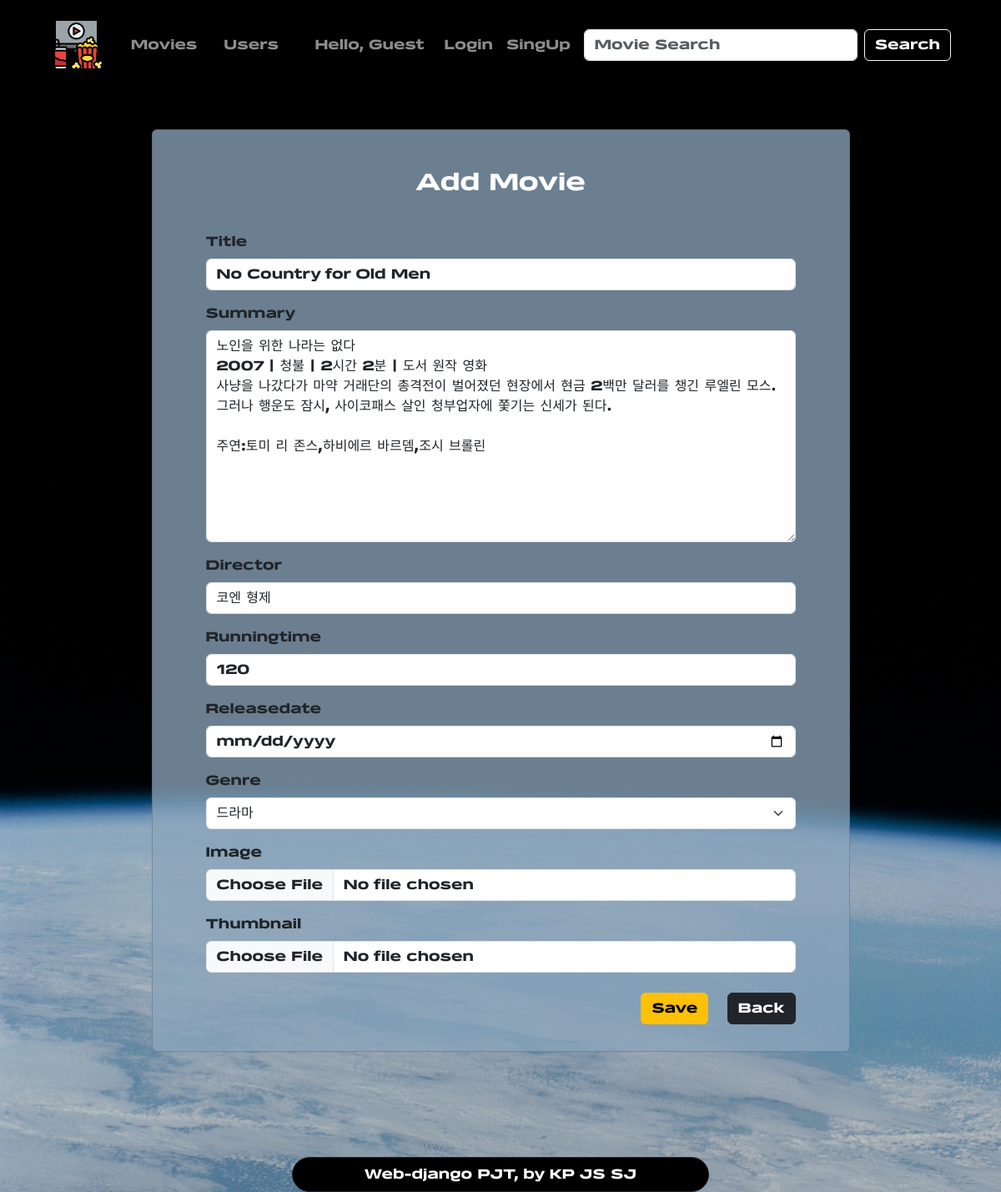
The page /movie/11/update on the database as committed earlier.
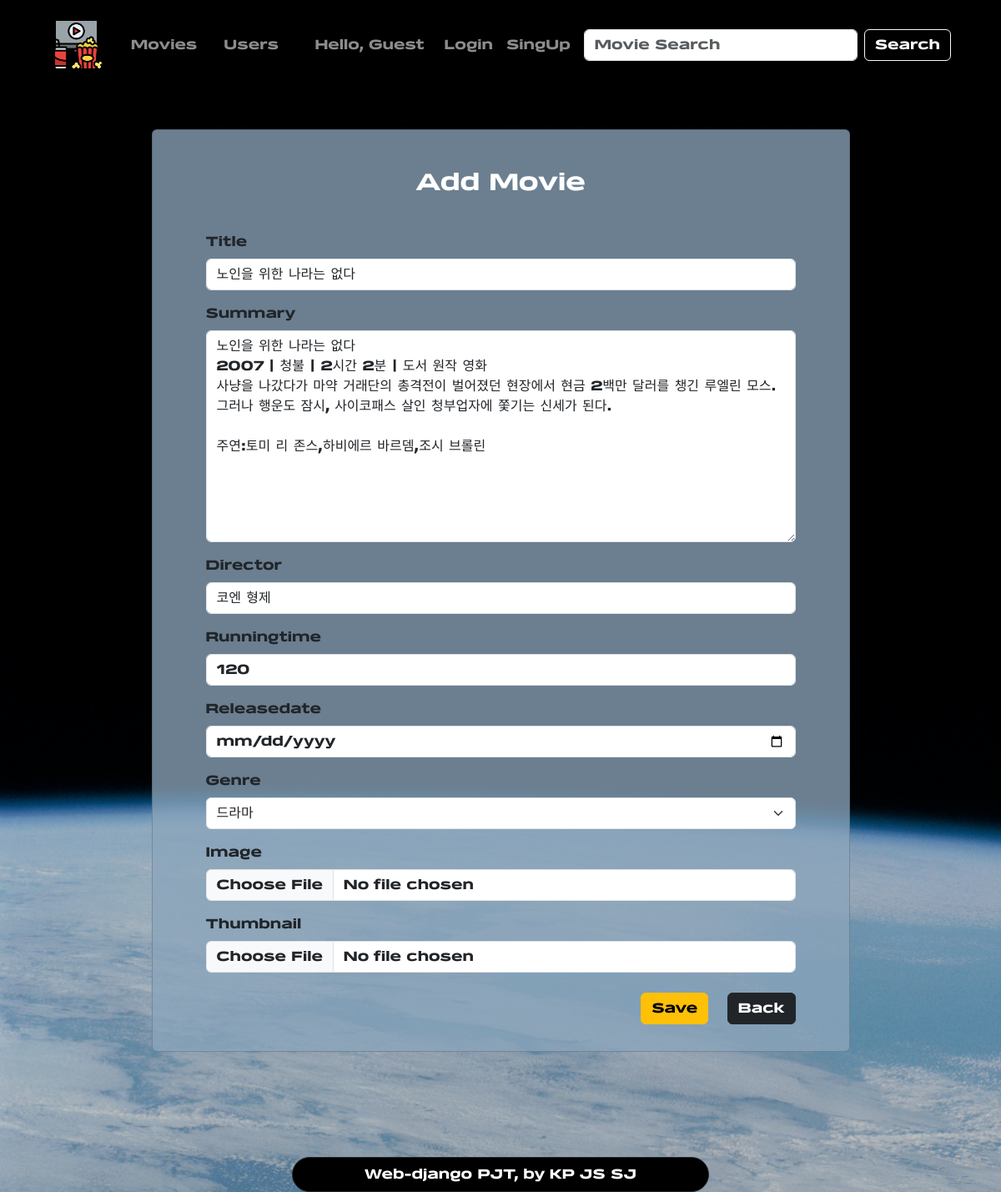
The same page on the database as committed later.
### articles/models.py (models this page shows)
class Movie(models.Model):
    title = models.CharField(max_length=30)
    summary = models.TextField()
    director = models.CharField(max_length=20)
    runningtime = models.IntegerField(default=50)
    releasedate = models.DateField(null=True)
    genrelist = (
        ("SF", "SF"),
        ("드라마", "드라마"),
        ("액션", "액션"),
        ("모험", "모험"),
        ("판타지", "판타지"),
        ("멜로", "멜로"),
        ("코미디", "코미디"),
        ("느와르", "느와르"),
        ("히어로", "히어로"),
        ("공포", "공포"),
        ("하이틴", "하이틴"),
    )
    jenre = MultiSelectField(
        choices=genrelist,
        min_choices=1,
        max_choices=3,
    )
    image = ProcessedImageField(
        blank=True,
        upload_to="images/",
        processors=[ResizeToFill(720, 480)],
        format="JPEG",
        options={"quality": 100},
    )
    thumbnail = ProcessedImageField(
        upload_to="images/",
        blank=True,
        processors=[ResizeToFill(700, 1000)],
        format="JPEG",
        options={"quality": 80},
    )

### articles/views.py (the view)
# urls.py: path("movie/<int:movie_pk>/update", views.movie_update, name="movie_update"),
def movie_update(request, movie_pk):
    movie = Movie.objects.get(pk=movie_pk)
    if request.method == "POST":
        movie_form = MovieForm(request.POST, request.FILES, instance=movie)
        if movie_form.is_valid():
            movie_form.save()
            return redirect("articles:moviedetail", movie_pk)
    else:
        movie_form = MovieForm(instance=movie)
    context = {
        "movie_form": movie_form,
    }
    return render(request, "articles/movie.html", context)

### articles/forms.py
class MovieForm(forms.ModelForm):
    class Meta:
        model = Movie
        fields = "__all__"
        labels = {
            'jenre': 'Genre',
        }
        widgets = {
            "runningtime": forms.NumberInput(
                attrs={
                    "maxlength": "3",
                    "min": "1",
                }
            ),
            "releasedate": forms.DateInput(
                format=("%m/%d/%Y"),
                attrs={
                    "class": "form-control",
                    "placeholder": "Select a date",
                    "type": "date",
                },
            ),
        }

### articles/templates/articles/movie.html (shortened to what this page needs)
{% extends 'base.html' %}
{% load static %}
{% load django_bootstrap5 %}
{% block content %}
  <div class="container d-flex justify-content-center py-5">
    <div class="card col-9 review-detail">
      <h1 class="text-center mt-5 fs-3 fw-bold text-white">Add Movie</h1>
      <div class="card-body">
        <form action="" method="POST" enctype="multipart/form-data" class="text-dark px-5 py-3">
          {% bootstrap_form movie_form %}
          <div class="text-end mt-4">
            <input type="submit" class="btn btn-warning" value="Save">
            <a class=" btn btn-dark ms-3" href="{% url 'articles:index' %}" role="button">Back</a>
          </div>
        </form>
      </div>
    </div>
  </div>
{% endblock content %}

Rows that differ between the two databases and show on the page:
changed Movie "코엔 형제": title "No Country for Old Men" → "노인을 위한 나라는 없다"
